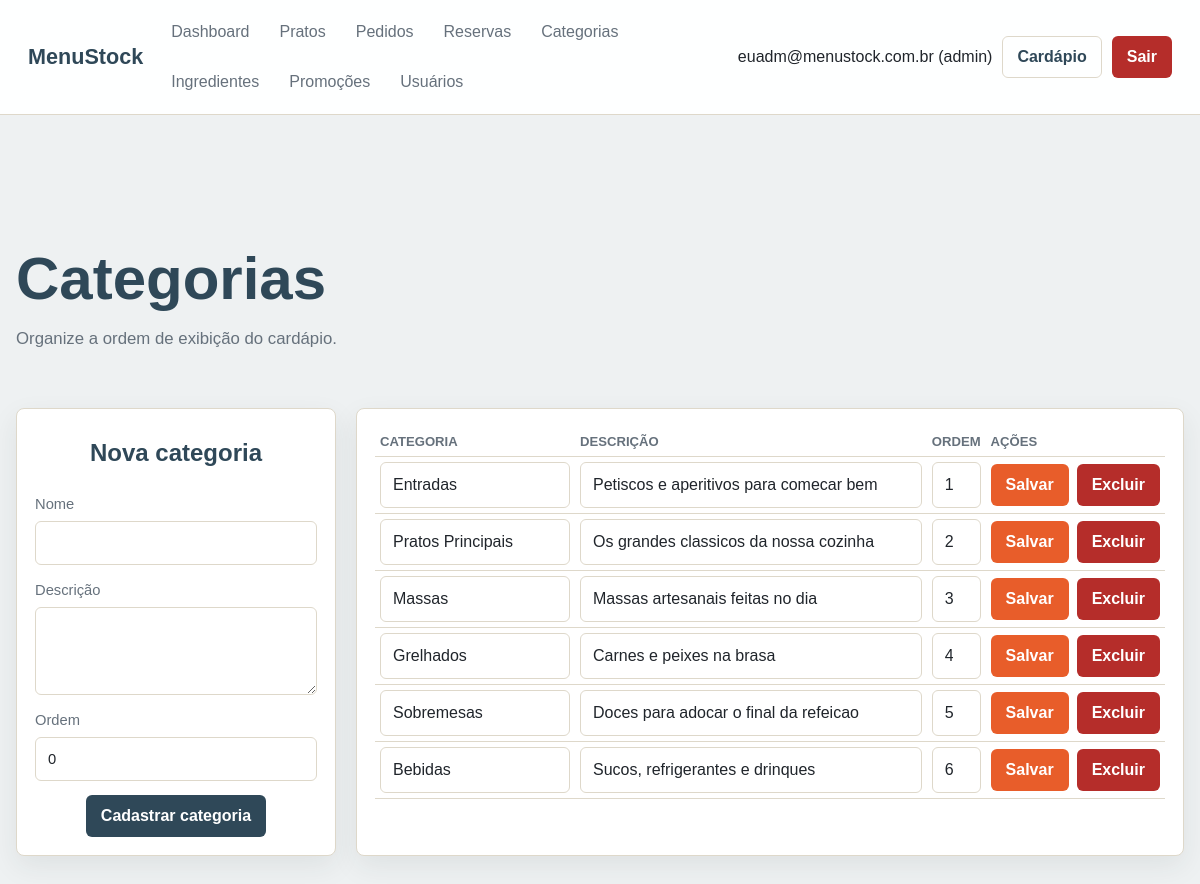
Page /admin/views/gerenciar_categorias.php (signed in) on the committed database.
### tables this page shows
CREATE TABLE `usuarios` (
  `id` int(11) NOT NULL,
  `nome` varchar(100) NOT NULL,
  `email` varchar(150) NOT NULL,
  `senha` varchar(255) NOT NULL,
  `telefone` varchar(20) DEFAULT NULL,
  `tipo` enum('admin','garcom','user') NOT NULL DEFAULT 'user',
  `login_attempts` tinyint(3) UNSIGNED NOT NULL DEFAULT 0,
  `locked_until` datetime DEFAULT NULL,
  `created_at` timestamp NOT NULL DEFAULT current_timestamp(),
  `updated_at` timestamp NOT NULL DEFAULT current_timestamp() ON UPDATE current_timestamp()
);

CREATE TABLE `categorias` (
  `id` int(11) NOT NULL,
  `nome` varchar(100) NOT NULL,
  `descricao` text DEFAULT NULL,
  `ordem_exibicao` int(11) DEFAULT 0,
  `created_at` timestamp NOT NULL DEFAULT current_timestamp(),
  `updated_at` timestamp NOT NULL DEFAULT current_timestamp() ON UPDATE current_timestamp()
);

### admin/config/auth.php (called while the page is built, shortened)
<?php
require_once __DIR__ . '/conexao.php';
function e(mixed $value): string
{
    return htmlspecialchars((string) $value, ENT_QUOTES, 'UTF-8');
}
function isLoggedIn(): bool
{
    return !empty($_SESSION['usuario_id']);
}
function currentUserId(): ?int
{
    return isset($_SESSION['usuario_id']) ? (int) $_SESSION['usuario_id'] : null;
}
function currentUserTipo(): ?string
{
    return $_SESSION['usuario_tipo'] ?? null;
}
function hasRole(array|string $roles): bool
{
    $roles = is_array($roles) ? $roles : [$roles];
    return isLoggedIn() && in_array(currentUserTipo(), $roles, true);
}
function currentUser(): ?array
{
    $stmt = getConnection()->prepare('SELECT id, nome, email, telefone, tipo FROM usuarios WHERE id = ?');
    $stmt->execute([currentUserId()]);
    $user = $stmt->fetch();
    return $user;
}

### admin/config/conexao.php (called while the page is built, shortened)
<?php
function getConnection(): PDO
{
    static $pdo = null;
    if ($pdo instanceof PDO) {
        return $pdo;
    }
    $host = getenv('DB_HOST') ?: getenv('MYSQLHOST') ?: 'zephyr.proxy.rlwy.net';
    $port = getenv('DB_PORT') ?: getenv('MYSQLPORT') ?: '46100';
    $database = getenv('DB_NAME') ?: getenv('MYSQLDATABASE') ?: 'menustock';
    $user = getenv('DB_USER') ?: getenv('MYSQLUSER') ?: 'root';
    $password = getenv('DB_PASS') ?: getenv('MYSQLPASSWORD') ?: 'ojuEPvwwMfxxPVxEbtBZrEFVKfSvwfrr';
    $dsn = "mysql:host={$host};port={$port};dbname={$database};charset=utf8mb4";
    try {
        $pdo = new PDO($dsn, $user, $password, [
            PDO::ATTR_ERRMODE => PDO::ERRMODE_EXCEPTION,
            PDO::ATTR_DEFAULT_FETCH_MODE => PDO::FETCH_ASSOC,
            PDO::ATTR_EMULATE_PREPARES => false,
        ]);
    } catch (PDOException $exception) {
        http_response_code(500);
        exit('Falha ao conectar ao banco de dados.');
    }
    return $pdo;
}

### admin/models/Categoria.php (called while the page is built, shortened)
<?php
require_once __DIR__ . '/../config/conexao.php';
class Categoria
{
    private PDO $pdo;
    public function __construct()
    {
        $this->pdo = getConnection();
    }
    public function listar(): array
    {
        return $this->pdo
            ->query('SELECT * FROM categorias ORDER BY ordem_exibicao, nome')
            ->fetchAll();
    }
}

### admin/views/gerenciar_categorias.php (the view, shortened to what this page needs)
<?php
require_once __DIR__ . '/../config/auth.php';
require_once __DIR__ . '/../models/Categoria.php';
$categoriaModel = new Categoria();
$categorias = $categoriaModel->listar();
require_once __DIR__ . '/../config/header_admin.php';
?>
<section class="page-heading">
    <h1>Categorias</h1>
    <p>Organize a ordem de exibição do cardápio.</p>
</section>
<section class="split-layout categorias-layout">
    <form method="post" class="panel stack-form categoria-create-form">
        <h2>Nova categoria</h2>
        <label>
            Nome
            <input type="text" name="nome" required maxlength="100">
        </label>
        <label>
            Descrição
            <textarea name="descricao" rows="3"></textarea>
        </label>
        <label>
            Ordem
            <input type="number" name="ordem_exibicao" value="0" min="0">
        </label>
        <div class="form-actions">
            <button class="btn btn-primary" type="submit">Cadastrar categoria</button>
        </div>
    </form>
    <div class="panel table-wrap">
        <table class="categorias-table">
            <thead>
                <tr>
                    <th>Categoria</th>
                    <th>Descrição</th>
                    <th>Ordem</th>
                    <th>Ações</th>
                </tr>
            </thead>
            <tbody>
                <?php foreach ($categorias as $categoria): ?>
                    <?php $formId = 'categoria-form-' . (int) $categoria['id']; ?>
                    <tr>
                        <td>
                            <input form="<?= e($formId) ?>" type="text" name="nome" value="<?= e($categoria['nome']) ?>" required>
                        </td>
                        <td>
                            <input form="<?= e($formId) ?>" type="text" name="descricao" value="<?= e($categoria['descricao']) ?>">
                        </td>
                        <td>
                            <input
                                form="<?= e($formId) ?>"
                                type="number"
                                name="ordem_exibicao"
                                value="<?= (int) $categoria['ordem_exibicao'] ?>"
                                min="0"
                                class="small-input"
                            >
                        </td>
                        <td>
                            <div class="categoria-actions">
                                <button form="<?= e($formId) ?>" class="btn btn-secondary" type="submit">Salvar</button>
                                <form method="post" action="../controllers/deletar_categoria.php" onsubmit="return confirm('Excluir esta categoria?');">
                                    <button class="btn btn-danger" type="submit">Excluir</button>
                                </form>
                            </div>
                        </td>
                    </tr>
                <?php endforeach; ?>
            </tbody>
        </table>
    </div>
</section>
<?php require_once __DIR__ . '/../config/footer_admin.php'; ?>

### admin/config/header_admin.php (shortened to what this page needs)
<?php
require_once __DIR__ . '/auth.php';
$adminUser = currentUser();
?>
<!doctype html>
<html lang="pt-BR">
<head>
    <link rel="stylesheet" href="../public/css/style.css">
</head>
<body class="admin-body">
<header class="admin-topbar">
    <a class="brand" href="<?= hasRole('garcom') ? 'menu_garcom.php' : 'dashboard.php' ?>">MenuStock</a>
    <nav class="admin-nav" aria-label="Menu administrativo">
        <a href="dashboard.php">Dashboard</a>
        <a href="gerenciar_pratos.php">Pratos</a>
        <a href="gerenciar_pedidos.php">Pedidos</a>
        <a href="gerenciar_reservas.php">Reservas</a>
        <?php if (hasRole('admin')): ?>
            <a href="gerenciar_categorias.php">Categorias</a>
            <a href="gerenciar_ingredientes.php">Ingredientes</a>
            <a href="gerenciar_promocoes.php">Promoções</a>
            <a href="ver_usuarios.php">Usuários</a>
        <?php endif; ?>
    </nav>
    <div class="topbar-actions">
        <span><?= e($adminUser['nome'] ?? 'Usuário') ?> (<?= e(currentUserTipo() ?? '') ?>)</span>
        <a class="btn btn-ghost" href="../../index.php">Cardápio</a>
        <form method="post" action="../controllers/logout.php">
            <button class="btn btn-danger" type="submit">Sair</button>
        </form>
    </div>
</header>
<main class="container admin-main">

### admin/public/css/style.css (style rules this page uses)
:root { --bg: #f7f5ef; --surface: #ffffff; --surface-soft: #f1eee6; --text: #20252b; --muted: #66717c; --line: #ded8ca; --primary: #2f4858; --primary-dark: #213540; --secondary: #e85d2a; --secondary-dark: #c74718; --success: #1f8a5b; --danger: #b52d2a; --warning: #a46c00; --radius: 8px; --shadow: 0 10px 28px rgba(35, 45, 55, 0.08); }
* { box-sizing: border-box; }
body { margin: 0; min-height: 100vh; background: var(--bg); color: var(--text); font-family: Arial, Helvetica, sans-serif; line-height: 1.5; }
a { color: inherit; text-decoration: none; }
button, input, select, textarea { font: inherit; }
input, select, textarea { width: 100%; border: 1px solid var(--line); border-radius: 6px; background: #fff; color: var(--text); padding: 10px 12px; }
textarea { resize: vertical; }
label { display: grid; gap: 6px; color: var(--muted); font-size: 0.92rem; }
table { width: 100%; border-collapse: collapse; }
th, td { padding: 5px; border-bottom: 1px solid var(--line); text-align: left; vertical-align: top; }
th { color: var(--muted); font-size: 0.82rem; text-transform: uppercase; }
.container { width: min(1180px, calc(100% - 32px)); margin: 0 auto; }
.admin-body .container { width: min(1400px, calc(100% - 32px)); }
.site-header, .admin-topbar { position: sticky; top: 0; z-index: 20; display: flex; align-items: center; gap: 18px; justify-content: space-between; min-height: 72px; padding: 12px 28px; background: rgba(255, 255, 255, 0.94); border-bottom: 1px solid var(--line); backdrop-filter: blur(12px); }
.brand { color: var(--primary); font-size: 1.35rem; font-weight: 800; white-space: nowrap; }
.site-nav, .admin-nav, .site-actions, .topbar-actions, .inline-form, .form-actions, .section-head, .cart-summary, .order-head { display: flex; align-items: center; gap: 10px; flex-wrap: wrap; }
.site-nav, .admin-nav { flex: 1; }
.site-nav a, .admin-nav a { color: var(--muted); padding: 8px 10px; border-radius: 6px; }
.admin-body { background: #eef1f2; }
.admin-main { padding: 28px 0 44px; }
.btn { display: inline-flex; align-items: center; justify-content: center; gap: 8px; min-height: 38px; border: 1px solid transparent; border-radius: 6px; padding: 8px 14px; cursor: pointer; font-weight: 700; }
.btn-primary { background: var(--primary); color: #fff; }
.btn-secondary { background: var(--secondary); color: #fff; }
.btn-danger { background: var(--danger); color: #fff; }
.btn-ghost { background: transparent; border-color: var(--line); color: var(--primary); }
.hero h1, .page-heading h1 { max-width: 720px; margin: 0; color: var(--primary); font-size: clamp(2rem, 5vw, 4rem); line-height: 1; }
.hero p, .page-heading p { max-width: 620px; color: var(--muted); font-size: 1.05rem; }
.card, .panel, .stat-card, .empty-state { background: var(--surface); border: 1px solid var(--line); border-radius: var(--radius); box-shadow: var(--shadow); }
.card-content, .panel, .empty-state { padding: 18px; }
.dish-card h2, .panel h2 { margin: 8px 0; color: var(--primary); }
.auth-grid, .split-layout, .detail-layout { display: grid; grid-template-columns: repeat(2, minmax(0, 1fr)); gap: 20px; padding: 32px 0; }
.categorias-layout { grid-template-columns: 320px 1fr; }
.categorias-layout .categoria-create-form { align-self: start; }
.categorias-layout .categoria-create-form h2 { text-align: center; }
.categorias-layout .categoria-create-form .form-actions { justify-content: center; }
.categorias-table { min-width: 750px; }
.categorias-table th:first-child, .categorias-table td:first-child { width: 200px; }
.categorias-table th:nth-child(3), .categorias-table td:nth-child(3), .categorias-table th:last-child, .categorias-table td:last-child { width: 1%; white-space: nowrap; }
.categorias-table td { vertical-align: middle; }
.categoria-actions { display: flex; align-items: center; gap: 8px; flex-wrap: nowrap; }
.categoria-actions form { margin: 0; }
.categoria-actions .btn { white-space: nowrap; }
.stack, .stack-form { display: grid; gap: 14px; }
.page-heading { padding: 28px 0 8px; }
.table-wrap { overflow-x: auto; -webkit-overflow-scrolling: touch; }
.small-input { max-width: 50px; }

### rows in the picture
usuarios: nome "euadm@menustock.com.br"
categorias: nome "Entradas", descricao "Petiscos e aperitivos para comecar bem", ordem_exibicao "1"
categorias: nome "Pratos Principais", descricao "Os grandes classicos da nossa cozinha", ordem_exibicao "2"
categorias: nome "Massas", descricao "Massas artesanais feitas no dia", ordem_exibicao "3"
categorias: nome "Grelhados", descricao "Carnes e peixes na brasa", ordem_exibicao "4"
categorias: nome "Sobremesas", descricao "Doces para adocar o final da refeicao", ordem_exibicao "5"
categorias: nome "Bebidas", descricao "Sucos, refrigerantes e drinques", ordem_exibicao "6"

### other values in the picture
currentUserTipo() "admin"
